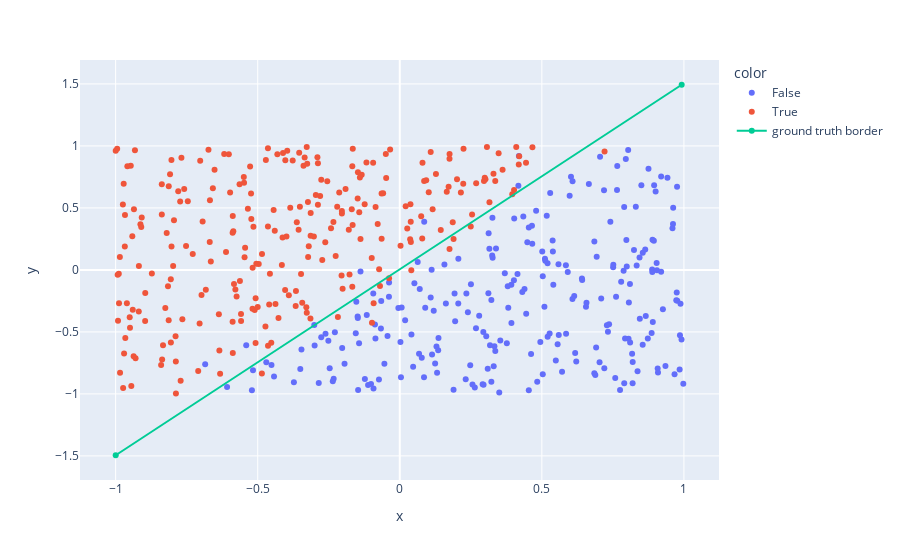

The notebook cell this image was saved under:
### Markdown cell above
Let's plot the data.

### Code cell
import plotly.express as px

# plotly has a problem with coloring boolean values, hence stringify
# see https://community.plotly.com/t/plotly-express-scatter-color-not-showing/25962
fig = px.scatter(x=X[:, 0], y=X[:, 1], color=list(map(str, y)))
x_range = [np.min(X[:, 0]), np.max(X[:, 1])]
fig.add_scatter(x=x_range, y=list(map(lin_fun, x_range)), name='ground truth border')
fig.show()

### Figure 1 — Plotly figure (JSON) as saved in the notebook; plotly's stock layout.template omitted (floating-point values rounded to 4 significant figures; data arrays with more than 128 entries replaced by an {"elided": "..."} marker saying what was removed)
{"data": [{"hovertemplate": "color=False<br>x=%{x}<br>y=%{y}<extra></extra>", "legendgroup": "False", "marker": {"color": "#636efa", "symbol": "circle"}, "mode": "markers", "name": "False", "orientation": "v", "showlegend": true, "type": "scatter", "x": {"elided": "243 float values"}, "xaxis": "x", "y": {"elided": "243 float values"}, "yaxis": "y"}, {"hovertemplate": "color=True<br>x=%{x}<br>y=%{y}<extra></extra>", "legendgroup": "True", "marker": {"color": "#EF553B", "symbol": "circle"}, "mode": "markers", "name": "True", "orientation": "v", "showlegend": true, "type": "scatter", "x": {"elided": "257 float values"}, "xaxis": "x", "y": {"elided": "257 float values"}, "yaxis": "y"}, {"name": "ground truth border", "type": "scatter", "x": [-0.9998, 0.9922], "y": [-1.495, 1.493]}], "layout": {"legend": {"title": {"text": "color"}, "tracegroupgap": 0}, "margin": {"t": 60}, "xaxis": {"anchor": "y", "domain": [0, 1], "title": {"text": "x"}}, "yaxis": {"anchor": "x", "domain": [0, 1], "title": {"text": "y"}}}}
